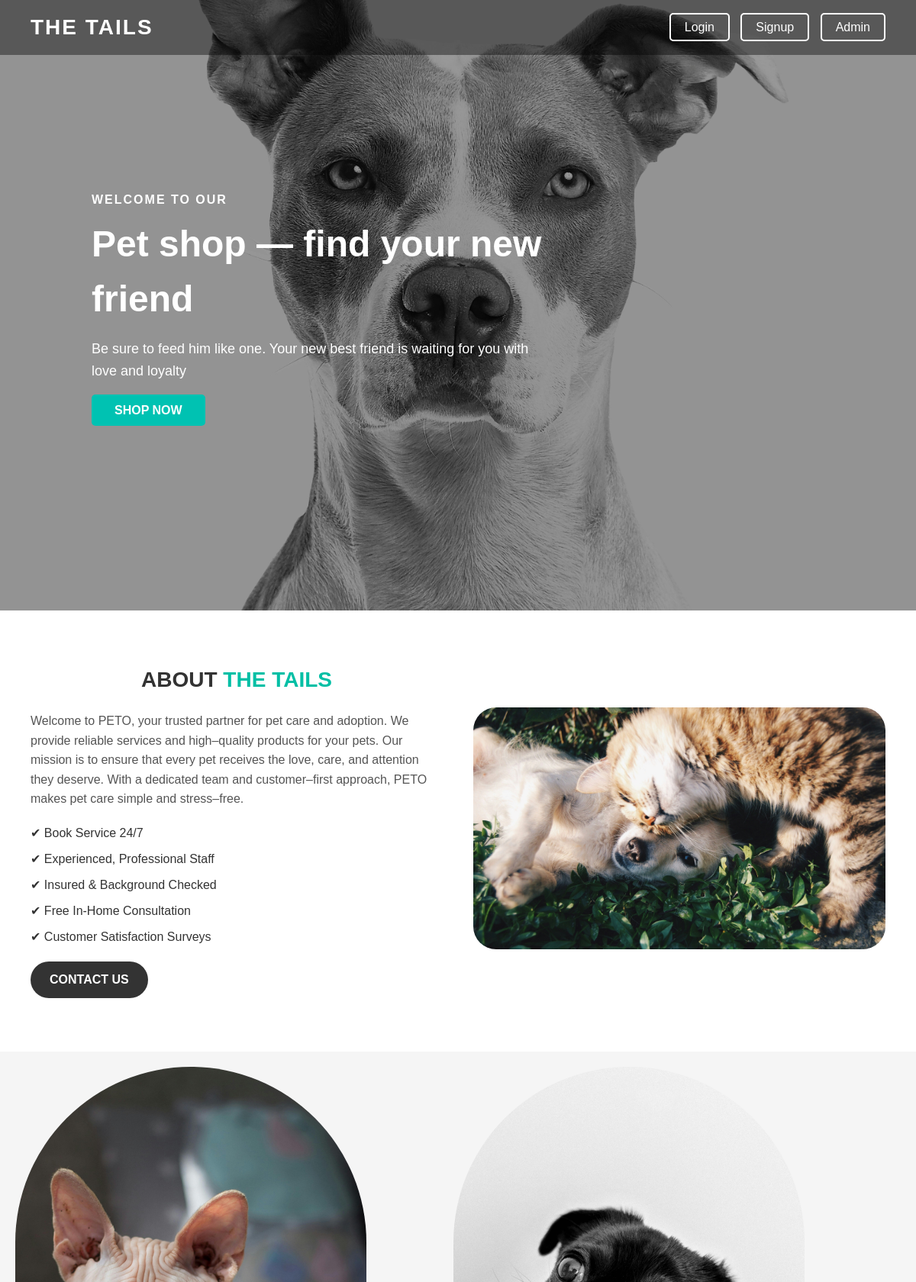
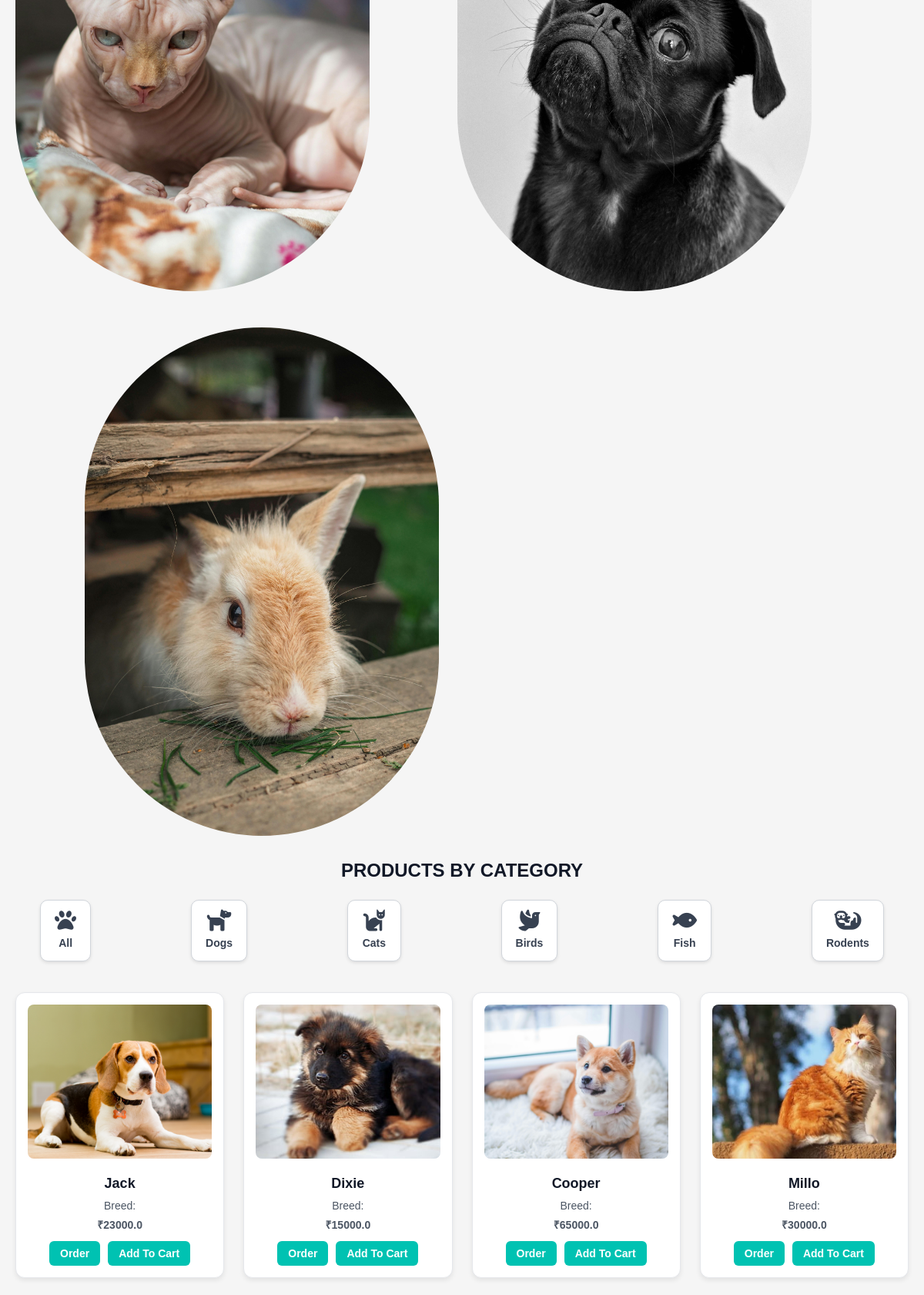
The page / (upper part) on the database its author committed (2 pictures, top to bottom).
### main.py (models this page shows)
class Pet(Base):
    __tablename__ = "pets"
    id = Column(Integer, primary_key=True, index=True)
    name = Column(String)
    category = Column(String)
    price = Column(Float)
    image_url = Column(String)

### main.py (the view)
@app.get("/", response_class=HTMLResponse)
def home(request: Request, db: Session = Depends(get_db)):
    pets = db.query(Pet).all()
    return templates.TemplateResponse("petshop.html", {"request": request, "pets": pets})

### templates/petshop.html (shortened to what this page needs)
<!doctype html>
<html lang="en">
<head>
  <link rel="stylesheet" href="/static/petshop.css">
  <link rel="stylesheet" href="https://cdnjs.cloudflare.com/ajax/libs/font-awesome/6.5.0/css/all.min.css">
</head>
<body>
  <header class="topbar">
    <div class="brand">
      <div class="logo-text">THE TAILS</div>
    </div>
    <div class="auth">
     <nav>
      {% if user %}
      <a href="/logout">🚪 Logout</a>
    {% else %}
      <a href="/login" class="btn">Login</a>
      <a href="/signup" class="btn">Signup</a>
      <a href="/admin/login" class="btn">Admin</a>
    {% endif %}
     </nav>
    </div>
  </header>
    <section class="hero">
      <div class="hero-content">
        <span class="eyebrow">WELCOME TO OUR</span>
          <h1>Pet shop — find your new friend</h1>
          <p class="lead">Be sure to feed him like one. Your new best friend is waiting for you with love and loyalty</p>
          <a href="/pets/all" class="btn">SHOP NOW</a>
        </div>
    </section>
    <section style="background:#fff; padding:50px 20px; display:flex; align-items:center; justify-content:space-between; flex-wrap:wrap;">
  <div style="flex:1; min-width:300px; padding:20px;">
    <h2 style="color:#333; font-size:28px; margin-bottom:20px;">ABOUT <span style="color:#00bfa5;">THE TAILS</span></h2>
    <p style="color:#555; line-height:1.6; margin-bottom:20px;">
  Welcome to PETO, your trusted partner for pet care and adoption.
  We provide reliable services and high–quality products for your pets.
  Our mission is to ensure that every pet receives the love, care, and attention they deserve.
  With a dedicated team and customer–first approach, PETO makes pet care simple and stress–free.
    </p>
    <ul style="list-style:none; padding:0; margin:0 0 20px 0; color:#333;">
      <li style="margin-bottom:10px;">✔ Book Service 24/7</li>
      <li style="margin-bottom:10px;">✔ Experienced, Professional Staff</li>
      <li style="margin-bottom:10px;">✔ Insured & Background Checked</li>
      <li style="margin-bottom:10px;">✔ Free In-Home Consultation</li>
      <li style="margin-bottom:10px;">✔ Customer Satisfaction Surveys</li>
    </ul>
    <a href="/contact" style="display:inline-block; background:#333; color:#fff; padding:12px 25px; border-radius:25px; text-decoration:none; font-weight:bold;">
      CONTACT US
    </a>
  </div>
  <div style="flex:1; min-width:300px; text-align:center; padding:20px;">
    <img src="/static/images/pic6.jpg" alt="About Pet" style="max-width:100%; border-radius:30px;">
  </div>
</section>
<picture>
  <img src="/static/images/pic7.jpg" alt="banner" width="500" height="700" style ="text-align:left; border: 0px; border-radius:300px; padding:20px;">
  <img src="/static/images/pic14.jpg" alt="banner" width="500" height="700" style ="text-align:center; margin-left: 70px; border-radius:300px; padding:20px;">
  <img src="/static/images/pic21.jpg" alt="banner" width="500" height="700" style ="text-align:right; margin-left:90px; border: 0px; border-radius:300px; padding:20px;">
</picture>
<section>
  <h2>PRODUCTS BY CATEGORY</h2>
  <div class="filter-bar">
    <a href="/pets/all" class="filter-btn {% if category=='all' %}active{% endif %}"><i class="fa-solid fa-paw"></i> All</a>
    <a href="/pets/dogs" class="filter-btn {% if category=='dogs' %}active{% endif %}"><i class="fa-solid fa-dog"></i> Dogs</a>
    <a href="/pets/cats" class="filter-btn {% if category=='cats' %}active{% endif %}"><i class="fa-solid fa-cat"></i> Cats</a>
    <a href="/pets/birds" class="filter-btn {% if category=='birds' %}active{% endif %}"><i class="fa-solid fa-dove"></i> Birds</a>
    <a href="/pets/fish" class="filter-btn {% if category=='fish' %}active{% endif %}"><i class="fa-solid fa-fish"></i> Fish</a>
    <a href="/pets/rodents" class="filter-btn {% if category=='rodents' %}active{% endif %}"><i class="fa-solid fa-otter"></i> Rodents</a>
  </div>
  <div class="pets-grid">
  {% for pet in pets %}
  <div class="pet-card">
    <img src="{{ pet.image_url }}" alt="{{ pet.name }}" width="150">
    <h3>{{ pet.name }}</h3>
    <p>Breed: {{ pet.breed }}</p>
    <p class="price">₹{{ pet.price }}</p>
    <div class="card-buttons">
      <form action="/order" method="get" style="display:inline;">
        <button type="submit" class="order-btn">Order</button>
      </form>
      <form action="/add_to_cart" method="post" style="display:inline;">
        <button type="submit" class="adopt-btn">Add To Cart</button>
      </form>
    </div>
  </div>
  {% endfor %}
</div>
</section>
</body>
</html>

### static/petshop.css (style rules this page uses)
* { margin: 0; padding: 0; box-sizing: border-box; font-family: Arial, sans-serif; }
body { background:whitesmoke; color: #111827; line-height: 1.5; }
.topbar { display: flex; justify-content: space-between; align-items: center; padding: 15px 40px; background: rgba(0, 0, 0, 0.4); position: absolute; top: 0; left: 0; width: 100%; z-index: 1000; }
.topbar .brand .logo-text { font-size: 28px; font-weight: bold; color: #fff; letter-spacing: 2px; }
.topbar .auth .btn { background: transparent; border: 2px solid #fff; color: #fff; margin-left: 10px; padding: 8px 18px; border-radius: 5px; cursor: pointer; transition: 0.3s; }
.topbar nav a { list-style: none; text-decoration: none; }
.hero { background: url("/static/images/pic10.jpg") no-repeat center center/cover; height: 100vh; display: flex; align-items: center; justify-content: flex-start; padding-left: 10%; position: relative; }
.hero::after { content: ""; position: absolute; top: 0; left: 0; width: 100%; height: 100%; background: rgba(0, 0, 0, 0.4); }
.hero-content { position: relative; color: #fff; max-width: 600px; z-index: 1; }
.hero-content .eyebrow { font-size: 16px; letter-spacing: 2px; font-weight: 600; display: block; margin-bottom: 10px; }
.hero-content h1 { font-size: 48px; font-weight: 800; margin-bottom: 15px; }
.hero-content p { font-size: 18px; margin-bottom: 25px; line-height: 1.6; }
.hero-content .btn { background: #00c2b2; border: none; padding: 12px 30px; border-radius: 5px; color: #fff; font-weight: 600; text-decoration: none; transition: background 0.3s; }
h2 { text-align: center; position: relative; }
.filter-bar { display: flex; justify-content: center; gap: 130px; margin: 20px 0 40px; flex-wrap: wrap; }
.filter-btn { text-align: center; cursor: pointer; padding: 12px 18px; border-radius: 10px; transition: all 0.3s ease; font-size: 14px; border: 1px solid #d1d5db; background: #fff; display: flex; flex-direction: column; align-items: center; text-decoration: none; color: #374151; font-weight: 600; box-shadow: 0 2px 4px rgba(0,0,0,0.1); }
.filter-btn i { font-size: 28px; margin-bottom: 5px; }
.pets-grid { display: grid; grid-template-columns: repeat(auto-fill, minmax(250px, 1fr)); gap: 25px; max-width: 1200px; margin: auto; padding: 0 20px 40px; }
.pet-card { border: 1px solid #e5e7eb; border-radius: 12px; background: #fff; padding: 15px; text-align: center; box-shadow: 0 3px 6px rgba(0,0,0,0.08); transition: transform 0.2s ease; }
.pet-card img { width: 100%; height: 200px; object-fit: cover; border-radius: 8px; }
.pet-card h3 { margin: 12px 0 5px; font-size: 18px; font-weight: bold; color: #111827; }
.pet-card p { margin: 4px 0; font-size: 14px; color: #4b5563; }
.price { font-weight: bold; color: #16a34a; font-size: 15px; margin: 6px 0; }
.card-buttons { margin-top: 10px; display: flex; justify-content: center; gap: 10px; }
.order-btn, .adopt-btn { padding: 8px 14px; border: none; border-radius: 6px; cursor: pointer; font-size: 14px; font-weight: 600; transition: 0.3s; }
.order-btn,.adopt-btn { background: #00c2b2; color: #fff; }
.order-btn,.adopt-btn:hover { background: #00c2b2; }

### rows shown on the page
Pet: image_url (picture), name "Jack", price "23000.0"
Pet: image_url (picture), name "Dixie", price "15000.0"
Pet: image_url (picture), name "Cooper", price "65000.0"
Pet: image_url (picture), name "Millo", price "30000.0"
